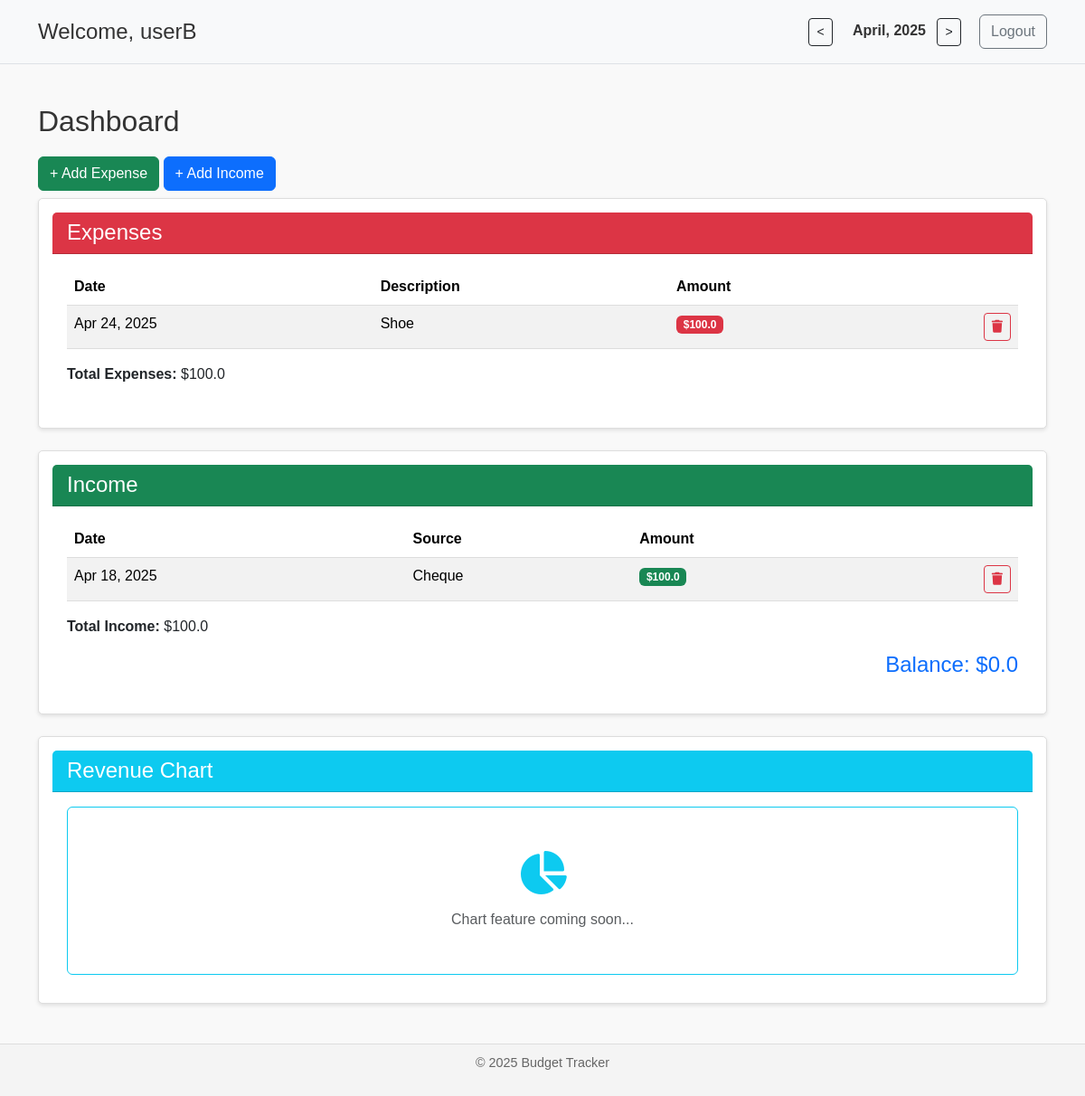
Page / (signed in) on the committed database.
### app/models.py (models this page shows, shortened)
class User(db.Model, UserMixin):
    __tablename__ = "users"
    id = db.Column(db.Integer, primary_key=True)
    username = db.Column(db.String(64), unique=True, nullable=False)
    password_hash = db.Column(db.String(128), nullable=False)
    expenses = db.relationship('Expense', backref='user', lazy=True)
    incomes = db.relationship('Income', backref='user', lazy=True)

class Expense(db.Model):
    __tablename__ = "expenses"
    id = db.Column(db.Integer, primary_key=True)
    date = db.Column(db.Date, nullable=False)
    description = db.Column(db.String(100), nullable=False)
    amount = db.Column(db.Float, nullable=False)
    user_id = db.Column(db.Integer, db.ForeignKey('users.id'), nullable=False)

class Income(db.Model):
    __tablename__ = "income"
    id = db.Column(db.Integer, primary_key=True)
    date = db.Column(db.Date, nullable=False)
    source = db.Column(db.String(100), nullable=False)
    amount = db.Column(db.Float, nullable=False)
    user_id = db.Column(db.Integer, db.ForeignKey('users.id'), nullable=False)

### app/routes.py (the view, shortened to what this page needs)
@routes.route("/", methods=["GET", "POST"])
@login_required
def homepage():
    month = request.args.get("month", default=datetime.now().month, type=int)
    year = request.args.get("year", default=datetime.now().year, type=int)
    if month < 1 or month > 12:
        month = 12
        year -= 1
    elif month > 12:
        month = 1
        year += 1
    month_expenses = Expense.query.filter_by(user_id=current_user.id).filter(
        extract('month', Expense.date) == month,
        extract('year', Expense.date) == year
    ).all()
    month_income = Income.query.filter_by(user_id=current_user.id).filter(
        extract('month', Income.date) == month,
        extract('year', Income.date) == year
    ).all()
    total_income = sum(i.amount for i in month_income)
    total_expenses = sum(e.amount for e in month_expenses)
    balance = total_income - total_expenses
    return render_template("index.html",total_income=total_income, total_expenses=total_expenses, balance=balance
                           , month_expenses=month_expenses, month_income=month_income, selected_month=month, selected_year=year, selected_month_name=datetime(year, month, 1).strftime("%B"),
                           current_user=current_user)

### app/__init__.py (called while the page is built)
def create_app():
    app = Flask(__name__)
    app.config['SQLALCHEMY_DATABASE_URI'] = 'sqlite:///budget.db'
    app.config['SQLALCHEMY_TRACK_MODIFICATIONS'] = False
    app.config['SECRET_KEY'] = 'supersecretkey'
    db.init_app(app)
    login_manager.init_app(app)
    login_manager.login_view = "auth.login"
    from app.models import User
    @login_manager.user_loader
    def load_user(user_id):
        return User.query.get(int(user_id))
    from app.routes import routes
    from app.auth import auth
    app.register_blueprint(routes)
    app.register_blueprint(auth)
    return app

### app/templates/index.html (shortened to what this page needs)
<!DOCTYPE html>
<html lang="en">
<head>
    <link href="https://cdn.jsdelivr.net/npm/bootstrap@5.3.2/dist/css/bootstrap.min.css" rel="stylesheet">
    <link rel="stylesheet" href="static/styles.css">
    <link rel="stylesheet" href="https://cdnjs.cloudflare.com/ajax/libs/font-awesome/6.4.0/css/all.min.css">
</head>
<body>
<header class="bg-light py-3 border-bottom">
    <div class="container">
        <div class="row align-items-center justify-content-between">
            <div class="col-md-6">
                <h1>Welcome, {{ current_user.username }}</h1>
            </div>
            <div class="col-md-6 text-end">
                <form method="GET" class="d-inline">
                    <button type="submit" class="btn btn-outline-dark btn-sm me-2">&lt;</button>
                </form>
                <span class="me-2 fw-bold">{{ selected_month_name }}, {{ selected_year }}</span>
                <form method="GET" class="d-inline">
                    <button type="submit" class="btn btn-outline-dark btn-sm me-3">&gt;</button>
                </form>
                <a href="{{ url_for('auth.logout') }}" class="btn btn-outline-secondary">Logout</a>
            </div>
        </div>
    </div>
</header>
<main class="container mt-4">
    <h2>Dashboard</h2>
    <button class="btn btn-success mb-2" data-bs-toggle="collapse" data-bs-target="#expense-form">
        + Add Expense
    </button>
    <button class="btn btn-primary mb-2" data-bs-toggle="collapse" data-bs-target="#income-form">
        + Add Income
    </button>
<div class="card mb-4">
    <div class="card-header bg-danger text-white">
        <h4 class="mb-0">Expenses</h4>
    </div>
    <div class="card-body">
        <table class="table table-striped table-hover">
            <thead>
            <tr>
                <th>Date</th>
                <th>Description</th>
                <th>Amount</th>
                <th></th>
            </tr>
            </thead>
            <tbody>
            {% for expense in month_expenses %}
            <tr>
                <td>{{ expense.date.strftime('%b %d, %Y') }}</td>
                <td>{{ expense.description }}</td>
                <td><span class="badge bg-danger">${{ expense.amount }}</span></td>
                <td class="text-end">
                    <form action="{{ url_for('routes.delete_expense', id=expense.id) }}" method="POST"
                          style="display:inline;">
                        <button type="submit" class="btn btn-sm btn-outline-danger" title="Delete"
                                onclick="return confirm('Are you sure you want to delete this expense?')">
                            <i class="fa-solid fa-trash"></i>
                        </button>
                    </form>
                </td>
            </tr>
            {% endfor %}
            </tbody>
        </table>
        <p class="mt-2"><strong>Total Expenses:</strong> ${{ total_expenses }}</p>
    </div>
</div>
<div class="card mb-4">
    <div class="card-header bg-success text-white">
        <h4 class="mb-0">Income</h4>
    </div>
    <div class="card-body">
        <table class="table table-striped table-hover">
            <thead>
            <tr>
                <th>Date</th>
                <th>Source</th>
                <th>Amount</th>
                <th></th>
            </tr>
            </thead>
            <tbody>
            {% for income in month_income %}
            <tr>
                <td>{{ income.date.strftime('%b %d, %Y') }}</td>
                <td>{{ income.source }}</td>
                <td><span class="badge bg-success">${{ income.amount }}</span></td>
                <td class="text-end">
                    <form action="{{ url_for('routes.delete_income', id=income.id) }}" method="POST"
                          style="display:inline;">
                        <button type="submit" class="btn btn-sm btn-outline-danger" title="Delete"
                                onclick="return confirm('Are you sure you want to delete this income?')">
                            <i class="fa-solid fa-trash"></i>
                        </button>
                    </form>
                </td>
            </tr>
            {% endfor %}
            </tbody>
        </table>
        <p class="mt-2"><strong>Total Income:</strong> ${{ total_income }}</p>
        <h4 class="text-end text-primary">Balance: ${{ balance }}</h4>
    </div>
</div>
<div class="card mb-4">
  <div class="card-header bg-info text-white">
    <h4 class="mb-0">Revenue Chart</h4>
  </div>
  <div class="card-body text-center">
    <div class="p-5 border border-info rounded">
      <i class="fas fa-chart-pie fa-3x text-info mb-3"></i>
      <p class="text-muted mb-0">Chart feature coming soon...</p>
    </div>
  </div>
</div>
</main>
<footer>
    <p>&copy; 2025 Budget Tracker</p>
</footer>
</body>
</html>

### app/static/styles.css (style rules this page uses)
body { font-family: Arial, sans-serif; margin: 0; padding: 0; background-color: #f9f9f9; color: #333; }
header { display: flex; justify-content: space-between; align-items: center; padding: 10px 20px; background-color: #f4f4f4; border-bottom: 1px solid #ddd; }
header h1 { margin: 0; font-size: 1.5rem; }
header button { padding: 5px 10px; border: none; background-color: #000; color: #fff; cursor: pointer; border-radius: 3px; }
header span { margin: 0 10px; font-size: 1rem; }
main { padding: 20px; }
h2 { font-size: 2rem; margin-bottom: 20px; }
.card { flex: 1; background-color: #fff; border: 1px solid #ddd; border-radius: 5px; padding: 15px; box-shadow: 0 2px 4px rgba(0, 0, 0, 0.1); }
footer { text-align: center; padding: 10px; background-color: #f4f4f4; border-top: 1px solid #ddd; font-size: 0.9rem; color: #666; }
table { width: 100%; border-collapse: collapse; text-align: left; }
th, td { padding: 10px; border-bottom: 1px solid #ddd; text-align: left; }
th { font-weight: bold; }

### rows in the picture
User: username "userB"
Expense: date "Apr 24, 2025", description "Shoe", amount "100.0"
Income: date "Apr 18, 2025", source "Cheque", amount "100.0"

### other values in the picture
{{ selected_month_name }} "April"
{{ selected_year }} "2025"
{{ total_expenses }} "100.0"
{{ total_income }} "100.0"
{{ balance }} "0.0"
